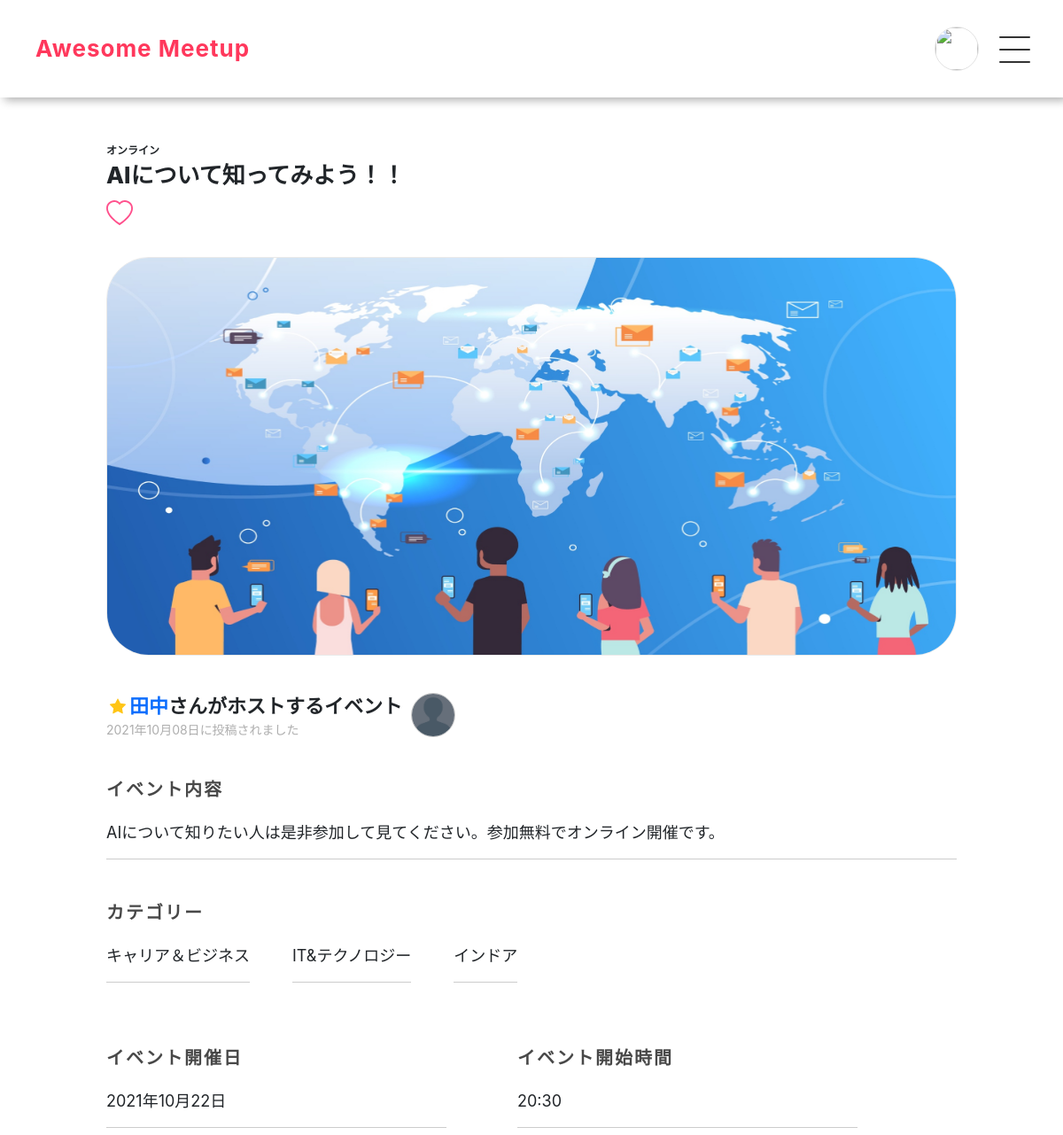
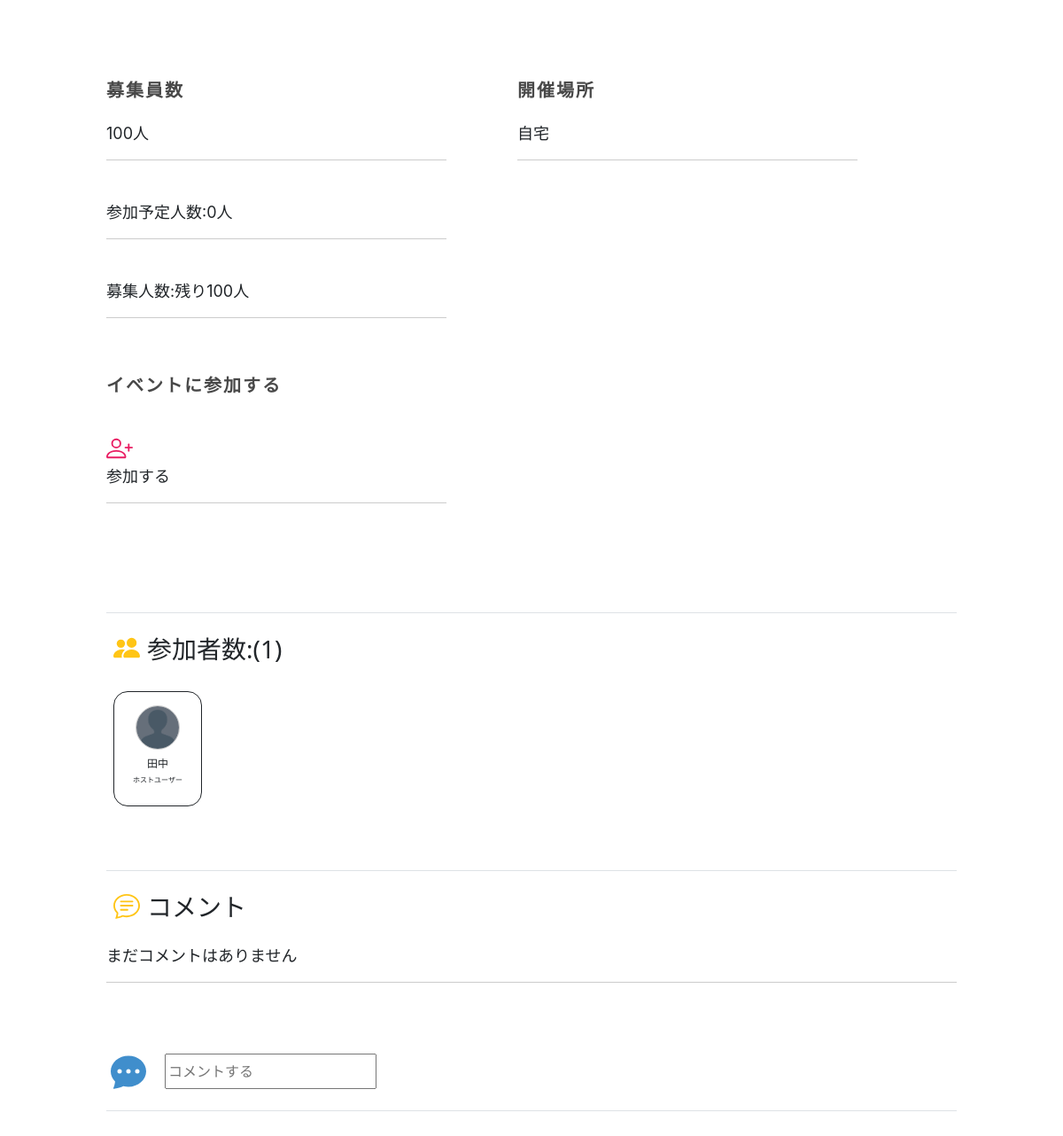
The app's page /event_show.php?id=17 (signed in) with its own data (2 pictures, top to bottom).
### tables this page shows
CREATE TABLE `events` (
  `id` int(11) NOT NULL AUTO_INCREMENT,
  `user_id` int(11) NOT NULL,
  `name` varchar(50) NOT NULL,
  `content` varchar(255) NOT NULL,
  `place` varchar(50) NOT NULL,
  `day` varchar(50) NOT NULL,
  `time` varchar(50) NOT NULL,
  `participants` int(11) NOT NULL,
  `type` varchar(50) NOT NULL,
  `image` varchar(255) DEFAULT NULL,
  `created_at` timestamp NOT NULL DEFAULT CURRENT_TIMESTAMP ON UPDATE CURRENT_TIMESTAMP,
  PRIMARY KEY (`id`),
  KEY `user_id` (`user_id`),
  CONSTRAINT `events_ibfk_1` FOREIGN KEY (`user_id`) REFERENCES `users` (`id`)
);

CREATE TABLE `users` (
  `id` int(11) NOT NULL AUTO_INCREMENT,
  `name` varchar(50) NOT NULL,
  `account` varchar(50) NOT NULL,
  `password` varchar(50) NOT NULL,
  `created_at` timestamp NOT NULL DEFAULT CURRENT_TIMESTAMP,
  `update_at` timestamp NOT NULL DEFAULT CURRENT_TIMESTAMP ON UPDATE CURRENT_TIMESTAMP,
  PRIMARY KEY (`id`),
  UNIQUE KEY `account` (`account`)
);

CREATE TABLE `profiles` (
  `id` int(11) NOT NULL AUTO_INCREMENT,
  `user_id` int(11) NOT NULL,
  `age` int(11) NOT NULL,
  `gender` varchar(50) NOT NULL,
  `job` varchar(50) NOT NULL,
  `country` varchar(50) NOT NULL,
  `introduction` varchar(255) NOT NULL,
  `image` varchar(255) DEFAULT NULL,
  `created_at` timestamp NOT NULL DEFAULT CURRENT_TIMESTAMP ON UPDATE CURRENT_TIMESTAMP,
  PRIMARY KEY (`id`),
  KEY `user_id` (`user_id`),
  CONSTRAINT `profiles_ibfk_1` FOREIGN KEY (`user_id`) REFERENCES `users` (`id`)
);

CREATE TABLE `categories` (
  `id` int(11) NOT NULL AUTO_INCREMENT,
  `type` varchar(100) NOT NULL,
  `created_at` timestamp NOT NULL DEFAULT CURRENT_TIMESTAMP ON UPDATE CURRENT_TIMESTAMP,
  PRIMARY KEY (`id`)
);

### views/event_show_view.php (the view, shortened to what the rows shown need)
<!DOCTYPE html>
<html lang="ja">
   <head>
      <link href="https://cdn.jsdelivr.net/npm/bootstrap@5.0.0-beta1/dist/css/bootstrap.min.css" rel="stylesheet">
      <link rel="stylesheet" href="css/event_show.css">
      <link rel="stylesheet" href="css/nav.css">
      <link rel="stylesheet" href="css/reset.css">
   </head>
   <body>
      <header>
         <nav class="navbar navbar-light fixed-top">
            <div class="nav_title"><a href="top.php"><h1 class="d-flex">Awesome&nbsp;<span>Meetup</span></h1></a></div>
         </nav>
      </header>
      <main>
         <div class="grid">
            <div class="grid-top">
               <div class="event_info">
                  <P><?=$event->type?></P>
                  <h2><?=$event->name?></h2>
               </div>
              <div class="event_img">
                     <img src="upload/<?=$event->image?>" class="icon">
               </div>
            </div>
            <div class="grid-bottom">
               <div class="user">
                  <h2 class="user_name"><a href="profile_all_show.php?id=<?=$event_host->user_id?>"><?=$event_host->name?></a>さんがホストするイベント</h2>
                 <div class="user_img"><a href="profile_all_show.php?id=<?=$event_host->user_id?>"><img src="upload/<?=$event_host->image?>"></a></div>
               </div>
               <ul class="created">
                  <li><?=set_time($event->created_at)?>に投稿されました</li>
                </ul>
               <div class="event_content">
                  <section>
                     <h2>イベント内容</h2>
                     <P><?=$event->content?></P>
                  </section>
                  <section>
                     <h2>カテゴリー</h2>
                     <div class="d-flex">
                     <?php foreach ($categories as $category):?>
                     <p class="me-5"><?=$category->type ?><p>
                     <?php endforeach; ?>
                     </div>
                  </section>
                  <section class="flex">
                     <div class="section-item">
                        <h2>イベント開催日</h2>
                        <P><?=set_time($event->day)?></P>
                     </div>
                     <div class="section-item">
                        <h2>イベント開始時間</h2>
                        <P><?=$event->time?></P>
                     </div>
                  </section>
                  <section class="flex">
                     <div class="section-item">
                        <div>
                        <h2>募集員数</h2>
                        <P><?=$event->participants?>人</P>
                        </div>
                        <div class="event_number">
                            <p>参加予定人数:<?= count($participants)?>人</p>
                            <?php if(($event->participants) == (count($participants))):?>
                            <p>募集人数:満員</p>
                            <?php else:?>
                            <p>募集人数:残り<?=($event->participants) - (count($participants))?>人</p>
                            <?php endif;?>
                      　   </div>
                        <div class="event_join">
                        <?php if ($event->user_id != $login_user->id): ?>
                        <h2>イベントに参加する</h2>
                        <?php endif;?>
                    </div>
                     </div>
                     <div class="section-item">
                        <div>
                           <h2>開催場所</h2>
                           <P id="place"><?=$event->place?></P>
                        </div>
                     </div>
                  </section>
                  <section class="grid my-5 py-4 border-top h-auto">
                     <ul class="d-flex flex-wrap">
                        <div class="addHover d-flex align-items-center mx-2 member_icons">
                           <li class="mb-2"><a href="profile_all_show.php?id=<?=$event_host->user_id?>"><img style="width:50px;height:50px;" src="upload/<?=$event_host->image?>" class="member_icons_img"></a></li>
                           <li><?= $event_host->name ?></li>
                           <li class="mt-2">ホストユーザー</li>
                        </div>
                     </ul>
                  </section>
               </div>
            </div>
         </div>
      </main>
   </body>
</html>

### records on screen
events: type "オンライン", name "AIについて知ってみよう！！", image (picture), user.name "田中", profiles.image (picture), created_at "2021年10月08日", content "AIについて知りたい人は是非参加して見てください。参加無料でオンライン開催です。", day "2021年10月22日", time "20:30", participants "100", ($event->participants)-(count($participants)) "100", place "自宅"
categories: type "キャリア＆ビジネス"
categories: type "IT&テクノロジー"
categories: type "インドア"

### other values on screen
count($participants) "0"
1 + count($participants) "1"
